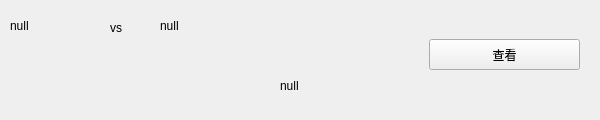
<?xml version="1.0" encoding="UTF-8"?>
<ui version="4.0">
 <class>record</class>
 <widget class="QWidget" name="record">
  <property name="geometry">
   <rect>
    <x>0</x>
    <y>0</y>
    <width>600</width>
    <height>120</height>
   </rect>
  </property>
  <property name="minimumSize">
   <size>
    <width>600</width>
    <height>120</height>
   </size>
  </property>
  <property name="maximumSize">
   <size>
    <width>600</width>
    <height>120</height>
   </size>
  </property>
  <property name="windowTitle">
   <string>Form</string>
  </property>
  <widget class="QPushButton" name="pb_select">
   <property name="geometry">
    <rect>
     <x>429</x>
     <y>39</y>
     <width>151</width>
     <height>31</height>
    </rect>
   </property>
   <property name="text">
    <string>查看</string>
   </property>
  </widget>
  <widget class="QLabel" name="lb_host">
   <property name="geometry">
    <rect>
     <x>10</x>
     <y>0</y>
     <width>91</width>
     <height>51</height>
    </rect>
   </property>
   <property name="text">
    <string>null</string>
   </property>
  </widget>
  <widget class="QLabel" name="lb_player">
   <property name="geometry">
    <rect>
     <x>160</x>
     <y>0</y>
     <width>111</width>
     <height>51</height>
    </rect>
   </property>
   <property name="text">
    <string>null</string>
   </property>
  </widget>
  <widget class="QLabel" name="lb_time">
   <property name="geometry">
    <rect>
     <x>280</x>
     <y>60</y>
     <width>211</width>
     <height>51</height>
    </rect>
   </property>
   <property name="text">
    <string>null</string>
   </property>
  </widget>
  <widget class="QLabel" name="lb_vs">
   <property name="geometry">
    <rect>
     <x>110</x>
     <y>20</y>
     <width>16</width>
     <height>16</height>
    </rect>
   </property>
   <property name="text">
    <string>vs</string>
   </property>
  </widget>
 </widget>
 <resources/>
 <connections/>
</ui>
